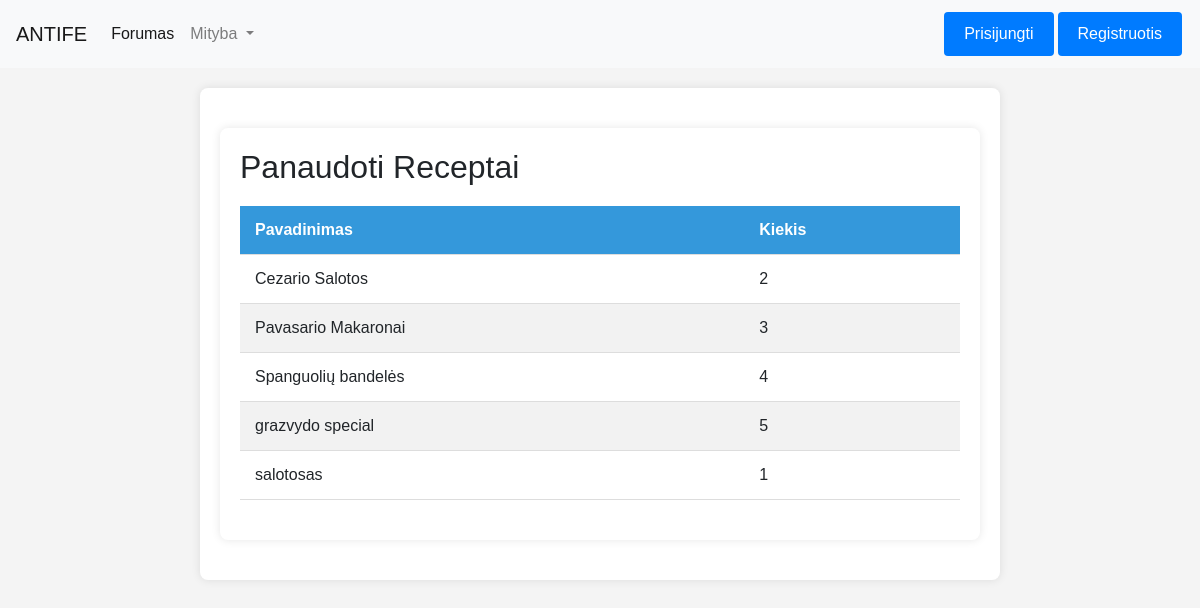
The app's page /mityba/panaudotireceptai/ with its own data.
### antife/homepage/models.py (models this page shows)
class Receptai(models.Model):
    kalorijos = models.FloatField(default=0.0)
    pavadinimas = models.CharField(max_length=255)
    fenilalaninas = models.FloatField(default=0.0)
    baltymai = models.FloatField(default=0.0)
    aprasas = models.CharField(max_length=255)

### antife/Mityba/views.py (the view)
# urls.py: path('panaudotireceptai/', views.panaudotireceptai, name='panaudoti_receptai'),
def panaudotireceptai(request):
    recipe_counts = Valgymo_receptas.objects.values('fk_Receptasid_Receptas__pavadinimas').annotate(count=Count('fk_Receptasid_Receptas__pavadinimas'))
    recipe_counts_list = list(recipe_counts.values('fk_Receptasid_Receptas__pavadinimas', 'count'))
    return render(request, 'PanaudotiReceptai.html', {'recipe_counts': recipe_counts_list})

### antife/Mityba/templates/PanaudotiReceptai.html (shortened to what this page needs)
{% extends "base.html" %}
{% block content %}
    <div class="container">
        <h2>Panaudoti Receptai</h2>
        <table class="styled-table">
            <thead>
                <tr>
                    <th>Pavadinimas</th>
                    <th>Kiekis</th>
                </tr>
            </thead>
            <tbody>
                {% for recipe_count in recipe_counts %}
                    <tr>
                        <td>{{ recipe_count.fk_Receptasid_Receptas__pavadinimas }}</td>
                        <td>{{ recipe_count.count }}</td>
                    </tr>
                {% endfor %}
            </tbody>
        </table>
    </div>
{% endblock %}

### antife/Mityba/templates/PanaudotiReceptai.html (style rules this page uses)
body { font-family: 'Arial', sans-serif; background-color: #f4f4f4; margin: 0; padding: 0; }
.container { max-width: 800px; margin: 20px auto; background-color: #fff; padding: 20px; border-radius: 8px; box-shadow: 0 0 10px rgba(0, 0, 0, 0.1); }
.styled-table { width: 100%; border-collapse: collapse; margin: 20px 0; font-size: 16px; text-align: left; }
.styled-table th, .styled-table td { padding: 12px 15px; border-bottom: 1px solid #ddd; cursor: pointer; }
.styled-table th { background-color: #3498db; color: #fff; }
.styled-table tbody tr:nth-child(even) { background-color: #f2f2f2; }

### records on screen
Receptai: fk_Receptasid_Receptas__pavadinimas "Cezario Salotos", count "2"
Receptai: fk_Receptasid_Receptas__pavadinimas "Pavasario Makaronai", count "3"
Receptai: fk_Receptasid_Receptas__pavadinimas "Spanguolių bandelės", count "4"
Receptai: fk_Receptasid_Receptas__pavadinimas "grazvydo special", count "5"
Receptai: fk_Receptasid_Receptas__pavadinimas "salotosas", count "1"
